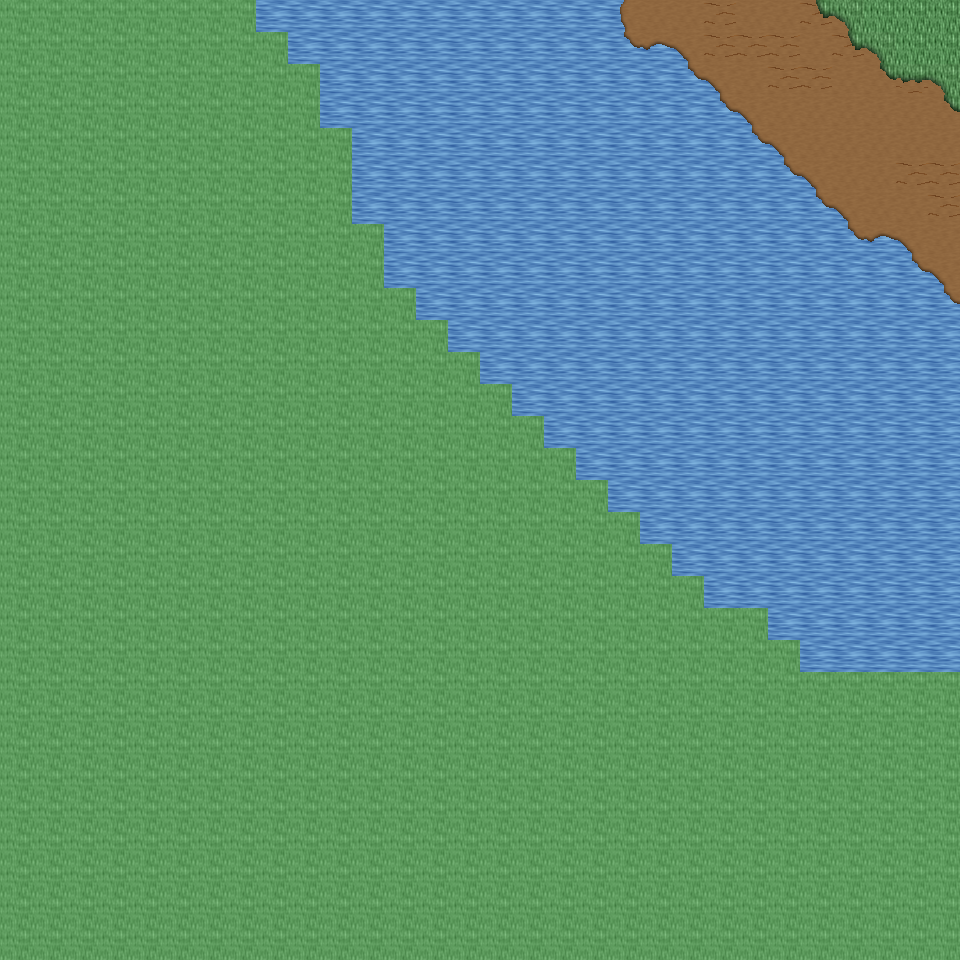

Below is a game level as drawn by its tile map, then a one-line description and the .tmx that defines it (tile-layer data replaced by summaries):
An orthogonal 30x30 tile map with 32x32 px tiles, 6 tile layers (Ground, Object, Object2, Above, ...), 29 tilesets and 1 object (mapExit).

<map version="1.0" orientation="orthogonal" renderorder="right-down" width="30" height="30" tilewidth="32" tileheight="32" nextobjectid="2">
  <tileset firstgid="1" name="tileset_ground_ground" tilewidth="32" tileheight="32" tilecount="33" columns="3">
    <image source="../drawable/tileset_ground_ground.png" width="96" height="352" />
  </tileset>
  <tileset firstgid="34" name="tileset_ground_water_pool" tilewidth="32" tileheight="32" tilecount="72" columns="3">
    <image source="../drawable/tileset_ground_water_pool.png" width="96" height="768" />
  </tileset>
  <tileset firstgid="106" name="tileset_ground_earth_edges" tilewidth="32" tileheight="32" tilecount="18" columns="6">
    <image source="../drawable/tileset_ground_earth_edges.png" width="192" height="96" />
  </tileset>
  <tileset firstgid="124" name="tileset_ground_grass_edges" tilewidth="32" tileheight="32" tilecount="36" columns="12">
    <image source="../drawable/tileset_ground_grass_edges.png" width="384" height="96" />
  </tileset>
  <tileset firstgid="160" name="tileset_ground_grass_corners" tilewidth="32" tileheight="32" tilecount="24" columns="6">
    <image source="../drawable/tileset_ground_grass_corners.png" width="192" height="128" />
  </tileset>
  <tileset firstgid="184" name="tileset_ground_water_pool_corners" tilewidth="32" tileheight="32" tilecount="72" columns="3">
    <image source="../drawable/tileset_ground_water_pool_corners.png" width="96" height="768" />
  </tileset>
  <tileset firstgid="256" name="tileset_furniture_carpet_carpets" tilewidth="32" tileheight="32" tilecount="8" columns="4">
    <image source="../drawable/tileset_furniture_carpet_carpets.png" width="128" height="64" />
  </tileset>
  <tileset firstgid="264" name="tileset_ground_ridge_earth_dark" tilewidth="32" tileheight="32" tilecount="96" columns="12">
    <image source="../drawable/tileset_ground_ridge_earth_dark.png" width="384" height="256" />
  </tileset>
  <tileset firstgid="360" name="tileset_ground_ridge_earth_pale" tilewidth="32" tileheight="32" tilecount="96" columns="12">
    <image source="../drawable/tileset_ground_ridge_earth_pale.png" width="384" height="256" />
  </tileset>
  <tileset firstgid="456" name="tileset_plant_grasses" tilewidth="32" tileheight="32" tilecount="6" columns="3">
    <image source="../drawable/tileset_plant_grasses.png" width="96" height="64" />
  </tileset>
  <tileset firstgid="462" name="tileset_plant_flower_daisy_red" tilewidth="32" tileheight="32" tilecount="8" columns="2">
    <image source="../drawable/tileset_plant_flower_daisy_red.png" width="64" height="128" />
  </tileset>
  <tileset firstgid="470" name="tileset_plant_flower_daisy_blue" tilewidth="32" tileheight="32" tilecount="8" columns="2">
    <image source="../drawable/tileset_plant_flower_daisy_blue.png" width="64" height="128" />
  </tileset>
  <tileset firstgid="478" name="tileset_plant_flower_daisy_yellow" tilewidth="32" tileheight="32" tilecount="8" columns="2">
    <image source="../drawable/tileset_plant_flower_daisy_yellow.png" width="64" height="128" />
  </tileset>
  <tileset firstgid="486" name="tileset_plant_bush_bushes" tilewidth="32" tileheight="32" tilecount="10" columns="5">
    <image source="../drawable/tileset_plant_bush_bushes.png" width="160" height="64" />
  </tileset>
  <tileset firstgid="496" name="tileset_furniture_table_long_side_on_pale" tilewidth="32" tileheight="32" tilecount="3" columns="3">
    <image source="../drawable/tileset_furniture_table_long_side_on_pale.png" width="96" height="32" />
  </tileset>
  <tileset firstgid="499" name="tileset_plant_stump_small_stump" tilewidth="32" tileheight="32" tilecount="4" columns="2">
    <image source="../drawable/tileset_plant_stump_small_stump.png" width="64" height="64" />
  </tileset>
  <tileset firstgid="503" name="tileset_ground_rock_rocks_2" tilewidth="32" tileheight="32" tilecount="4" columns="2">
    <image source="../drawable/tileset_ground_rock_rocks_2.png" width="64" height="64" />
  </tileset>
  <tileset firstgid="507" name="tileset_ground_ladder_vertical_dark" tilewidth="32" tileheight="32" tilecount="3" columns="3">
    <image source="../drawable/tileset_ground_ladder_vertical_dark.png" width="96" height="32" />
  </tileset>
  <tileset firstgid="510" name="tileset_item_statue_green_stone" tilewidth="32" tileheight="32" tilecount="12" columns="4">
    <image source="../drawable/tileset_item_statue_green_stone.png" width="128" height="96" />
  </tileset>
  <tileset firstgid="522" name="tileset_logic_creature_gnome" tilewidth="32" tileheight="32" tilecount="6" columns="6">
    <image source="../drawable/tileset_logic_creature_gnome.png" width="192" height="32" />
  </tileset>
  <tileset firstgid="528" name="tileset_logic_creature_animal" tilewidth="32" tileheight="32" tilecount="32" columns="8">
    <image source="../drawable/tileset_logic_creature_animal.png" width="256" height="128" />
  </tileset>
  <tileset firstgid="560" name="tileset_logic_collision" tilewidth="32" tileheight="32" tilecount="1" columns="1">
    <image source="../drawable/tileset_logic_collision.png" width="32" height="32" />
  </tileset>
  <tileset firstgid="561" name="tileset_furniture_table_long_front_on_pale" tilewidth="32" tileheight="32" tilecount="3" columns="1">
    <image source="../drawable/tileset_furniture_table_long_front_on_pale.png" width="32" height="96" />
  </tileset>
  <tileset firstgid="564" name="tileset_furniture_light_flames" tilewidth="32" tileheight="32" tilecount="6" columns="6">
    <image source="../drawable/tileset_furniture_light_flames.png" width="192" height="32" />
  </tileset>
  <tileset firstgid="570" name="tileset_ground_green_paving" tilewidth="32" tileheight="32" tilecount="18" columns="3">
    <image source="../drawable/tileset_ground_green_paving.png" width="96" height="192" />
  </tileset>
  <tileset firstgid="588" name="tileset_logic_protection" tilewidth="32" tileheight="32" tilecount="2" columns="2">
    <image source="../drawable/tileset_logic_protection.png" width="64" height="32" />
  </tileset>
  <tileset firstgid="590" name="tileset_building_castle" tilewidth="32" tileheight="32" tilecount="320" columns="20">
    <image source="../drawable/tileset_building_castle.png" width="640" height="512" />
  </tileset>
  <tileset firstgid="910" name="tileset_light_yellow_light_5x5" tilewidth="32" tileheight="32" tilecount="25" columns="5">
    <image source="../drawable/tileset_light_yellow_light_5x5.png" width="160" height="160" />
  </tileset>
  <tileset firstgid="935" name="tileset_logic_creature_human_risecia" tilewidth="32" tileheight="32" tilecount="4" columns="4">
    <image source="../drawable/tileset_logic_creature_human_risecia.png" width="128" height="32" />
  </tileset>
  <layer name="Ground" width="30" height="30">
    <data>[900 cells, 900 non-empty, 8 distinct tile ids]</data>
  </layer>
  <layer name="Object" width="30" height="30">
    <data>[900 cells, 37 non-empty, 9 distinct tile ids]</data>
  </layer>
  <layer name="Object2" width="30" height="30">
    <data>[900 cells, 0 non-empty, 0 distinct tile ids]</data>
  </layer>
  <layer name="Above" width="30" height="30">
    <data>[900 cells, 0 non-empty, 0 distinct tile ids]</data>
  </layer>
  <layer name="Above2" width="30" height="30">
    <data>[900 cells, 0 non-empty, 0 distinct tile ids]</data>
  </layer>
  <layer name="Walkable" width="30" height="30">
    <data>[900 cells, 588 non-empty, 1 distinct tile ids]</data>
  </layer>
  <objectgroup name="MapEvents">
    <object id="1" name="east" type="mapExit" x="928" y="0" width="32" height="672">
      <properties>
        <property name="map" value="level_0_x69_y93" />
        <property name="x" value="1" />
        <property name="y" value="0" />
      </properties>
    </object>
  </objectgroup>
</map>
